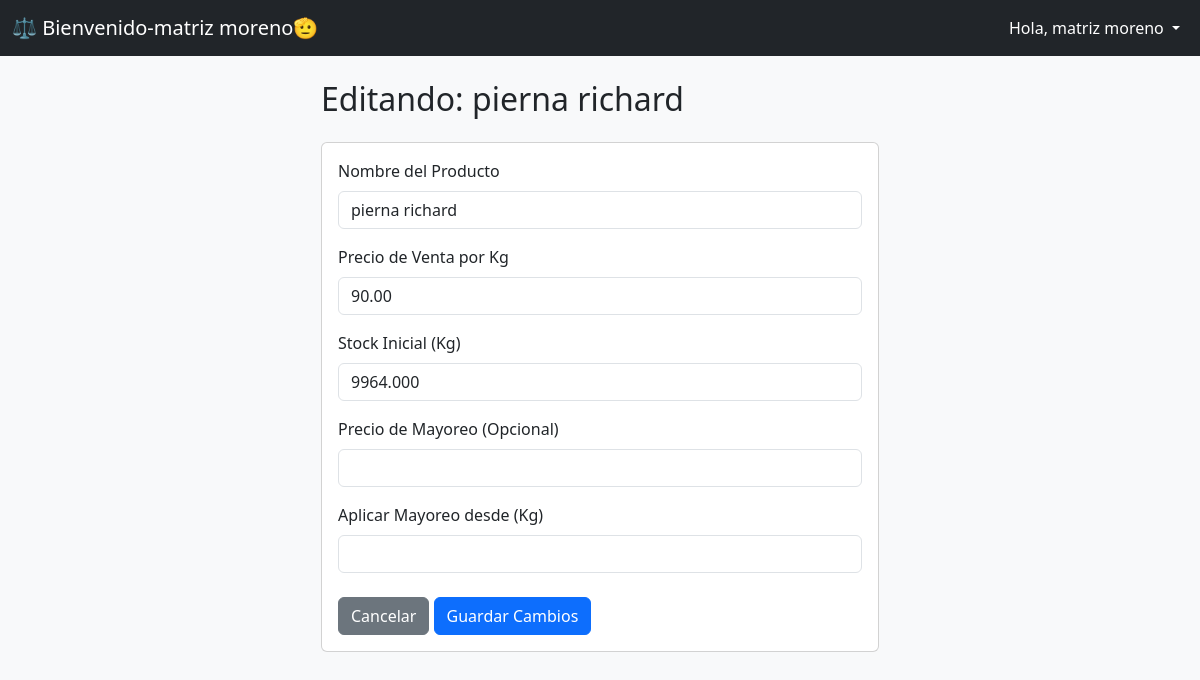
/inventario/editar/2/ (signed in), run on the app's committed database.
### inventario/models.py (models this page shows, shortened)
class UserProfile(models.Model):
    user = models.OneToOneField(User, on_delete=models.CASCADE, related_name='profile')
    empresa = models.ForeignKey(Empresa, on_delete=models.CASCADE)

class Empresa(models.Model):
    nombre = models.CharField(max_length=100, unique=True)

class Producto(models.Model):
    empresa = models.ForeignKey(Empresa, on_delete=models.CASCADE) # <-- NUEVO: El producto pertenece a una empresa
    nombre = models.CharField(max_length=100) # Ya no necesita ser 'unique' globalmente
    precio = models.DecimalField(max_digits=10, decimal_places=2)
    stock = models.DecimalField(max_digits=10, decimal_places=3)
    precio_mayoreo = models.DecimalField(max_digits=10, decimal_places=2, null=True, blank=True)
    mayoreo_desde_kg = models.DecimalField(max_digits=10, decimal_places=3, null=True, blank=True)

### inventario/views.py (the view)
# urls.py: path('inventario/editar/<int:producto_id>/', views.editar_producto, name='editar-producto'),
@login_required
def editar_producto(request, producto_id):
    empresa_del_usuario = request.user.profile.empresa
    producto = get_object_or_404(Producto, id=producto_id, empresa=empresa_del_usuario)
    if request.method == 'POST':
        form = ProductoForm(request.POST, instance=producto)
        if form.is_valid():
            form.save()
            messages.success(request, f'Producto "{producto.nombre}" actualizado correctamente.')
            return redirect('gestion-inventario')
    else:
        form = ProductoForm(instance=producto)
    contexto = {'form': form, 'producto': producto}
    return render(request, 'inventario/editar_producto.html', contexto)

### inventario/forms.py
class ProductoForm(forms.ModelForm):
    class Meta:
        model = Producto
        fields = ['nombre', 'precio', 'stock', 'precio_mayoreo', 'mayoreo_desde_kg']
        labels = {
            'nombre': 'Nombre del Producto',
            'precio': 'Precio de Venta por Kg',
            'stock': 'Stock Inicial (Kg)',
            'precio_mayoreo': 'Precio de Mayoreo (Opcional)',
            'mayoreo_desde_kg': 'Aplicar Mayoreo desde (Kg)',
        }
        widgets = {
            'nombre': forms.TextInput(attrs={'class': 'form-control'}),
            'precio': forms.NumberInput(attrs={'class': 'form-control'}),
            'stock': forms.NumberInput(attrs={'class': 'form-control'}),
            'precio_mayoreo': forms.NumberInput(attrs={'class': 'form-control'}),
            'mayoreo_desde_kg': forms.NumberInput(attrs={'class': 'form-control'}),
        }

### inventario/templates/inventario/editar_producto.html (shortened to what this page needs)
{% extends "inventario/base.html" %}
{% block content %}
<div class="col-md-6 mx-auto">
    <h2 class="mb-4">Editando: {{ producto.nombre }}</h2>
    <div class="card card-body">
        <form method="post" novalidate>
            {% for field in form %}
                <div class="mb-3">
                    <label for="{{ field.id_for_label }}" class="form-label">{{ field.label }}</label>
                    {{ field }}
                </div>
            {% endfor %}
            <div class="mt-4">
                <a href="{% url 'gestion-inventario' %}" class="btn btn-secondary">Cancelar</a>
                <button type="submit" class="btn btn-primary">Guardar Cambios</button>
            </div>
        </form>
    </div>
</div>
{% endblock %}

### inventario/templates/inventario/base.html (shortened to what this page needs)
<!DOCTYPE html>
<html lang="es">
<head>
    <link href="https://cdn.jsdelivr.net/npm/bootstrap@5.3.3/dist/css/bootstrap.min.css" rel="stylesheet">
</head>
<body class="bg-light">
    {% if user.is_authenticated %}
    <nav class="navbar navbar-expand-lg navbar-dark bg-dark sticky-top">
        <div class="container-fluid">
            <a class="navbar-brand" href="{% url 'pagina-inicio' %}">⚖️ Bienvenido-{{ user.profile.empresa.nombre }}🫡</a>
            <div class="collapse navbar-collapse" id="navbarNavDropdown">
                <ul class="navbar-nav ms-auto mb-2 mb-lg-0">
                    <li class="nav-item dropdown">
                        <a class="nav-link dropdown-toggle text-white" href="#" id="navbarDropdownMenuLink" role="button" data-bs-toggle="dropdown" aria-expanded="false">
                            Hola,  {{ user.profile.empresa.nombre }}
                        </a>
                    </li>
                </ul>
            </div>
        </div>
    </nav>
    {% endif %}
    <main class="container mt-4 mb-5">
        {% block content %}
        {% endblock %}
    </main>
</body>
</html>

### data on the page
Producto: nombre "pierna richard", form "pierna richard" "90.00" "9964.000"

### other printed values
{{ user.profile.empresa.nombre }} "matriz moreno"
{{ field.label }} "Nombre del Producto" "Precio de Venta por Kg" "Stock Inicial (Kg)" "Precio de Mayoreo (Opcional)" "Aplicar Mayoreo desde (Kg)"
